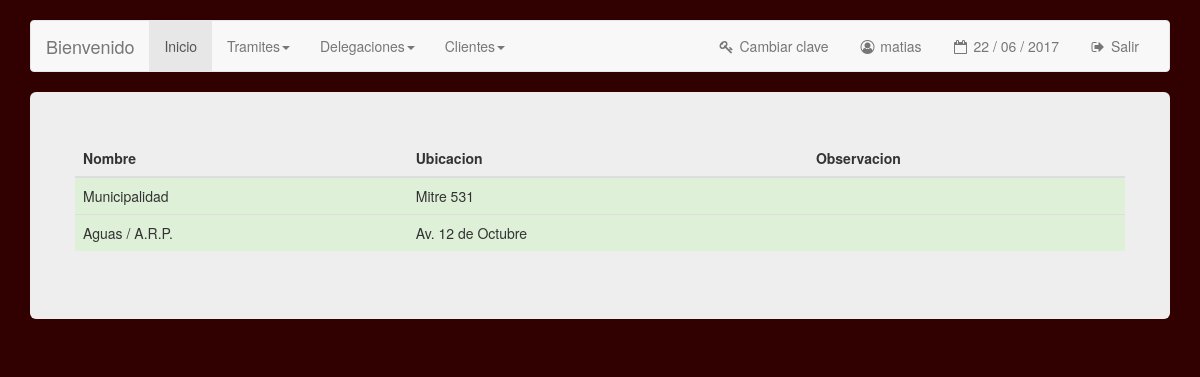
/mod_delegaciones/delegaciones.php (signed in), run on an earlier commit of the app's database.
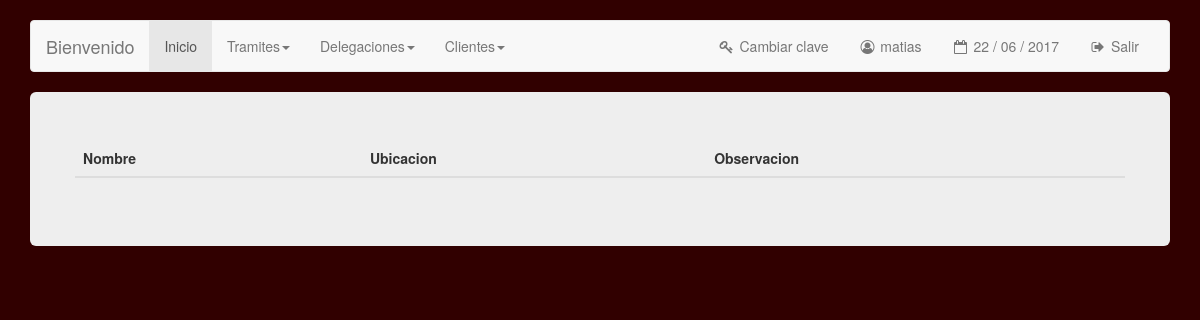
And on a later commit of the database.
### tables this page shows
CREATE TABLE `delegaciones` (
  `idDelegacion` int(11) NOT NULL,
  `nombre` varchar(50) NOT NULL,
  `ubicacion` varchar(100) DEFAULT NULL,
  `observacion` varchar(300) DEFAULT NULL
);

### mod_delegaciones/delegaciones.php (the view, shortened to what this page needs)
<?php
include('../inc/config.php');
$link = mysqli_connect ($dbhost, $dbusername, $dbuserpass);
mysqli_select_db($link,$dbname) or die('No se puede seleccionar la base de datos');
$query = mysqli_query($link,"SELECT * FROM delegaciones") or die(mysqli_error());
?>
<!DOCTYPE html>
<html lang="en">
  <head>
    <link href="../css/bootstrap.css" rel="stylesheet">
  </head>
  <body>
    <br>
        <div class="container">
          <?php include('../inc/menu.php'); ?>
      <div class="jumbotron">
        <div class="row">
              <table class="table table-hover">
                	<thead>
                  	    <th> Nombre </th>
                        <th> Ubicacion </th>
                        <th> Observacion </th>
                  </thead>
                    <tbody>
                    	<?php while($delegacion = mysqli_fetch_array($query)){ ?>
                        <tr class="success">
                            <td> <?php echo $delegacion['nombre']; ?> </td>
                            <td> <?php echo $delegacion['ubicacion']; ?> </td>
                            <td> <?php echo $delegacion['observacion']; ?> </td>
                        </tr>
                        <?php } ?>
                    </tbody>
				</table>
        </div>
      </div>
    </div>
  </body>
</html>

What changed in the data, as far as the page shows it:
removed delegaciones: nombre "Municipalidad", ubicacion "Mitre 531"
removed delegaciones: nombre "Aguas / A.R.P.", ubicacion "Av. 12 de Octubre"
